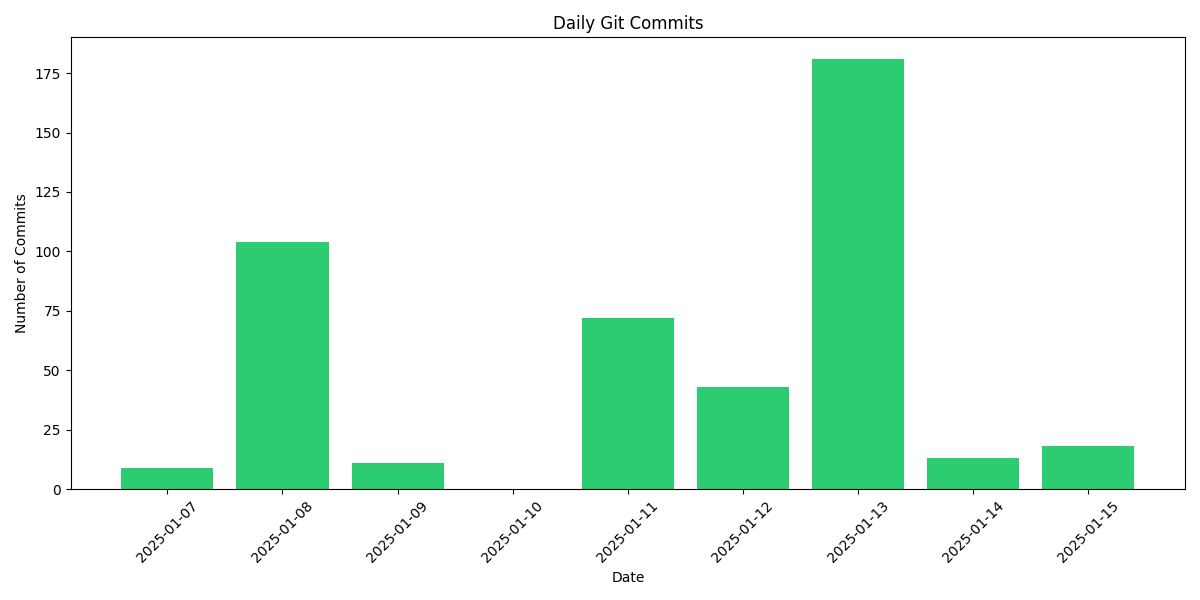

Source code (Python):
import subprocess
from collections import defaultdict
from datetime import datetime, timedelta
import matplotlib.pyplot as plt

# Get git log data
git_log_cmd = ['git', 'log', '--format=%ai']
process = subprocess.Popen(git_log_cmd, stdout=subprocess.PIPE, stderr=subprocess.PIPE)
output, error = process.communicate()

# Process the dates
commit_dates = defaultdict(int)
dates = output.decode().strip().split('\n')

for date_str in dates:
    if date_str:
        # Convert to datetime and get just the date part
        commit_date = datetime.strptime(date_str.split()[0], '%Y-%m-%d').date()
        commit_dates[commit_date] += 1

# Sort dates and prepare data for plotting
sorted_dates = sorted(commit_dates.keys())
if sorted_dates:
    # Create lists for x and y axes
    dates_list = []
    commits_list = []
    
    # Fill in missing dates with zero commits
    current_date = sorted_dates[0]
    end_date = datetime.now().date()  # Current date
    
    while current_date <= end_date:
        dates_list.append(current_date)
        commits_list.append(commit_dates[current_date])
        current_date += timedelta(days=1)

    # Create the plot
    plt.figure(figsize=(12, 6))
    plt.bar(dates_list, commits_list, color='#2ecc71')
    plt.title('Daily Git Commits')
    plt.xlabel('Date')
    plt.ylabel('Number of Commits')
    
    # Rotate date labels for better readability
    plt.xticks(rotation=45)
    
    # Adjust layout to prevent label cutoff
    plt.tight_layout()
    
    # Save the plot
    plt.savefig('commit_history.png')
    print("Chart has been saved as 'commit_history.png'")
else:
    print("No commit history found in this repository.")
